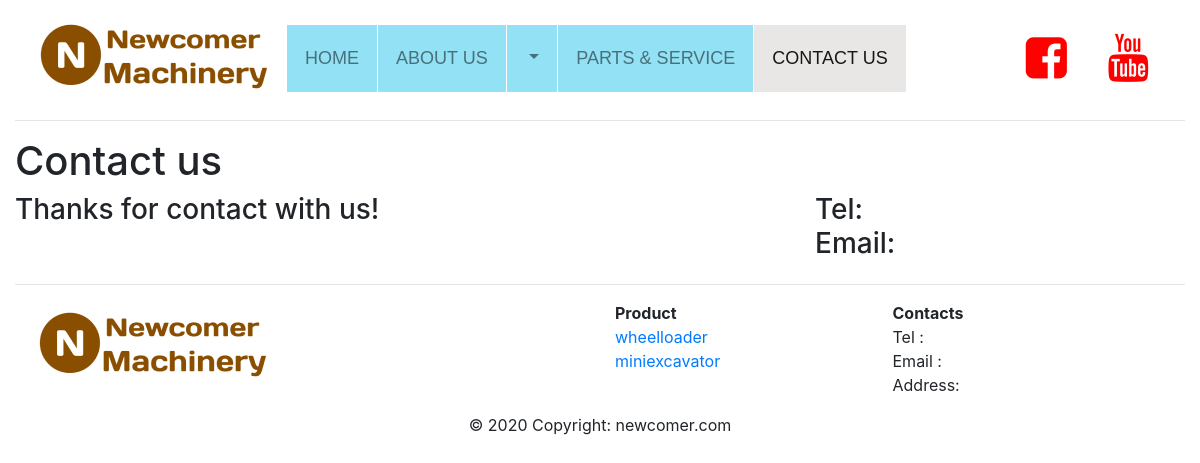
Page /machine/thanks/ on the earlier database version.
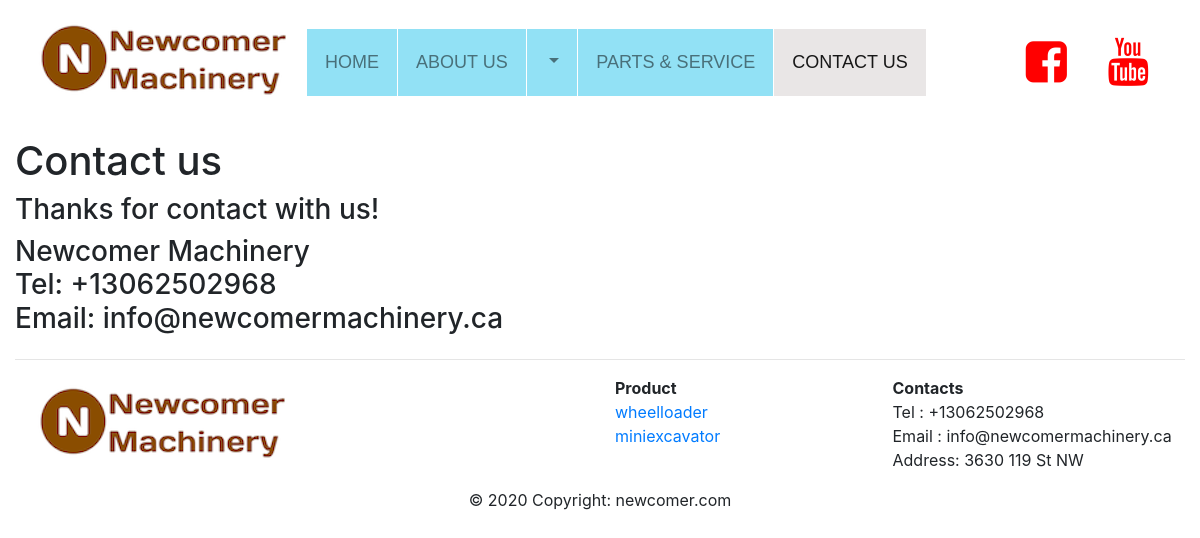
Same page on the later database version.
### machine/models.py (models this page shows, shortened)
class imageLibrary(models.Model):
    name=models.CharField(max_length=40)
    image=models.ImageField(upload_to='images')
    description=models.CharField(max_length=400)

class companycontact(models.Model):
    companyname=models.CharField(max_length=40)
    addr=models.CharField(max_length=40)
    telinfo=PhoneField(blank=True, help_text='Contact phone number')
    faxinfo=PhoneField(blank=True, help_text='Contact fax number')
    email=models.CharField(max_length=40)

### machine/views.py (the view)
# urls.py: path("thanks/",views.thanks,name="thanks"),
def thanks(request):
    return render(request,"machine/thanks.html",{
            "contact_page":"active",
            "machinecategory":MachineCategory.objects.all(),
            "machineall":Machine.objects.all(),
            "images": imageLibrary.objects.all(),
            "logo":imageLibrary.objects.get(name="logo"),
            "contact":companycontact.objects.last(),
        })

### machine/templates/machine/thanks.html
{% extends "machine/layout.html"%}
{% block header %}
    <h1>Contact us</h1>
{% endblock %}
{% block body %}
    <div class="row">
        <div class="col-md-8">
            <h3>Thanks for contact with us!</h3>
        </div>
        <div class="col">
            <h3>{{ contact.companyname }}
            <div>Tel: {{ contact.telinfo }}</div>
            <div>Email: {{ contact.email }}</div>
        </div>
    </div>
{% endblock %}

### machine/templates/machine/layout.html (shortened to what this page needs)
{% load static %}
<!DOCTYPE html>
<html lang="en">
<head>
    <link rel="stylesheet" href="https://stackpath.bootstrapcdn.com/bootstrap/4.5.2/css/bootstrap.min.css">
    <link rel="stylesheet" href="https://cdnjs.cloudflare.com/ajax/libs/font-awesome/4.7.0/css/font-awesome.min.css">
    <link rel="stylesheet" type="text/css" href="{% static 'machine/style/style.css' %}">
</head>
<body>
    <header>
        <div class="header">
            <nav class="navbar navbar-expand-lg  navbar-light bg-white fixed-top">
                <div class="container-fluid">
                    <div class="navbar-header">
                        <a class="navbar-brand" href="{% url 'index'%}">
                            <img src={{ logo.image.url}} alt="Logo" class="img-responsive" style="float: left;">
                        </a>
                    </div>
                    <div class="collapse navbar-collapse" id="collapsibleNavbar">
                            <ul class="nav navbar-nav" >
                                <li class="nav-item {{ home_page }}" >
                                    <a class="nav-link" href="{% url 'index'%}">HOME</a>
                                </li>
                                <li class="nav-item {{ about_page }}" >
                                    <a class="nav-link" href={% url 'about' %}>ABOUT US</a>
                                </li>
                                <li class="nav-item dropdown {{ product_page }}" >
                                    <a class="nav-link dropdown-toggle" data-toggle="dropdown" href="#">{{ product_menu }} </a>
                                </li>
                                <li class="nav-item {{ parts_page }}" >
                                    <a class="nav-link" href="#">PARTS & SERVICE</a>
                                </li>
                                <li class="nav-item {{ contact_page }}" >
                                    <a class="nav-link" href={% url 'contact' %}>CONTACT US</a>
                                </li>
                            </ul>
                            <ul class="nav navbar-nav ml-auto" >
                                <li ><a href="#"><i class="fa fa-facebook-square" style="font-size:48px;color:red"></i></a></li>
                                <li ><a href="#"><i class="fa fa-youtube" style="font-size:48px;color:red"></i></a></li>
                            </ul>
                    </div>
                </div>
            </nav>
        </div>
    </header>
    <div class="container-fluid" style="margin-top:120px">
        <hr>
        {% block header %}
        {% endblock %}
        {% block body %}
        {% endblock %}
    </div>
    <footer class="container-fluid">
        <hr>
        <div class="container-fluid">
            <div class="row">
                <div class="col-md-6 mt-md-0 mt-3">
                    <img src={{ logo.image.url}} alt="Logo" class="img-responsive" style="float: left;">
                </div>
                <div class="col-md-3 mb-md-0 mb-3">
                    <strong>Product</strong>
                    <br>
                    <ul class="list-unstyled">
                        <li class="bottom-nav">
                            {% for cat in machinecategory %}
                                <font style="vertical-align: inherit;" >
                                    <a href={% url 'category' cat.name %}>{{ cat.name }}</a>
                                </font>
                                <br>
                            {% endfor %}
                        </li>
                    </ul>
                </div>
                <div>
                    <strong>Contacts</strong>
                    <div>
                        <div>Tel : {{ contact.telinfo }}</div>
                        <div>Email : {{ contact.email }}</div>
                        <div>Address: {{ contact.addr }}</div>
                    </div>
                </div>
            </div>
        </div>
        <div class="footer-copyright text-center py-3">© 2020 Copyright:
            newcomer.com
        </div>
    </footer>
</body>
</html>

Differences in the rows shown:
changed imageLibrary: image: a different picture
added companycontact: companyname "Newcomer Machinery", telinfo "+13062502968", email "info@newcomermachinery.ca", addr "3630 119 St NW"
